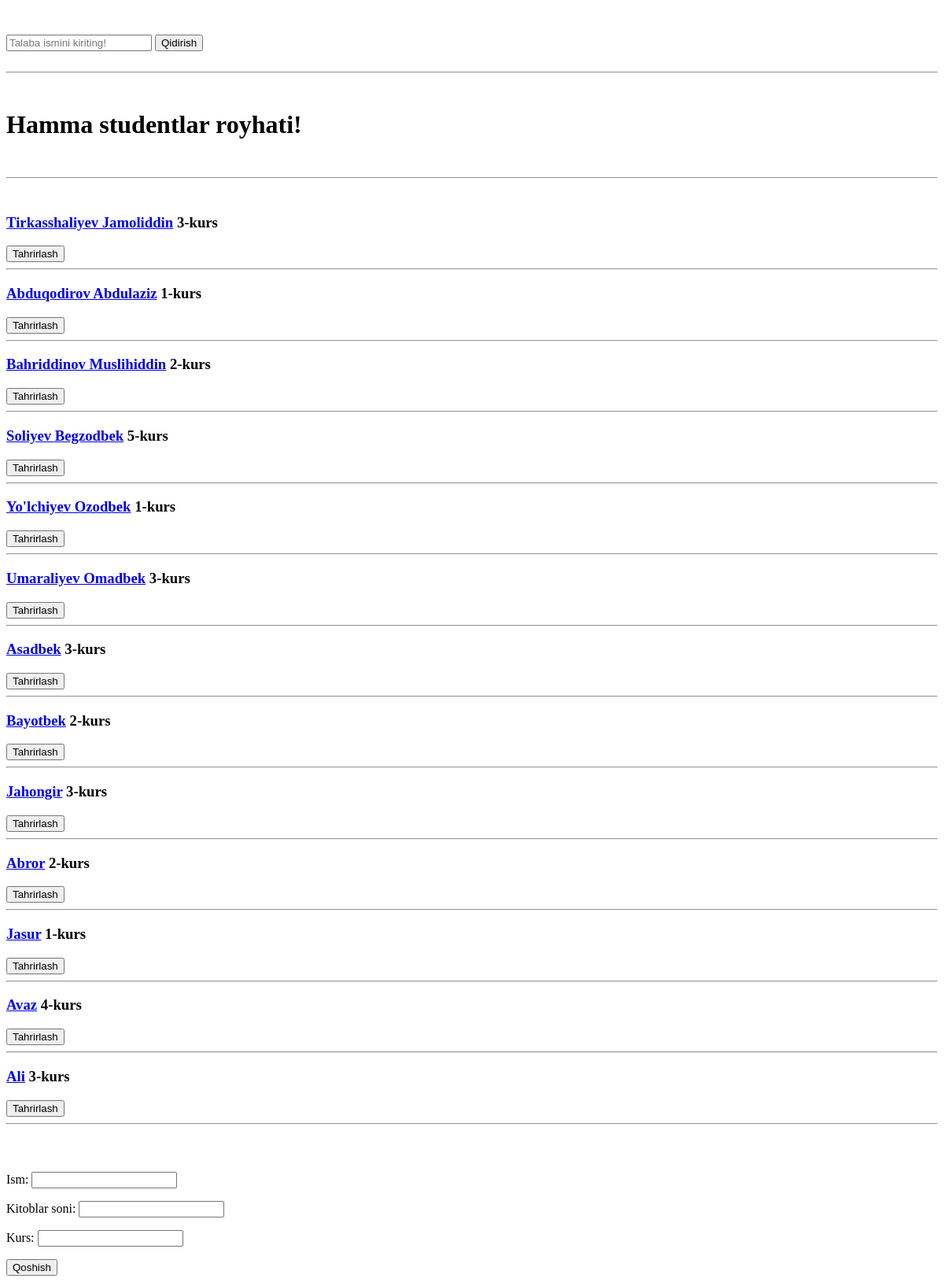
The page /student/ on the database as committed earlier.
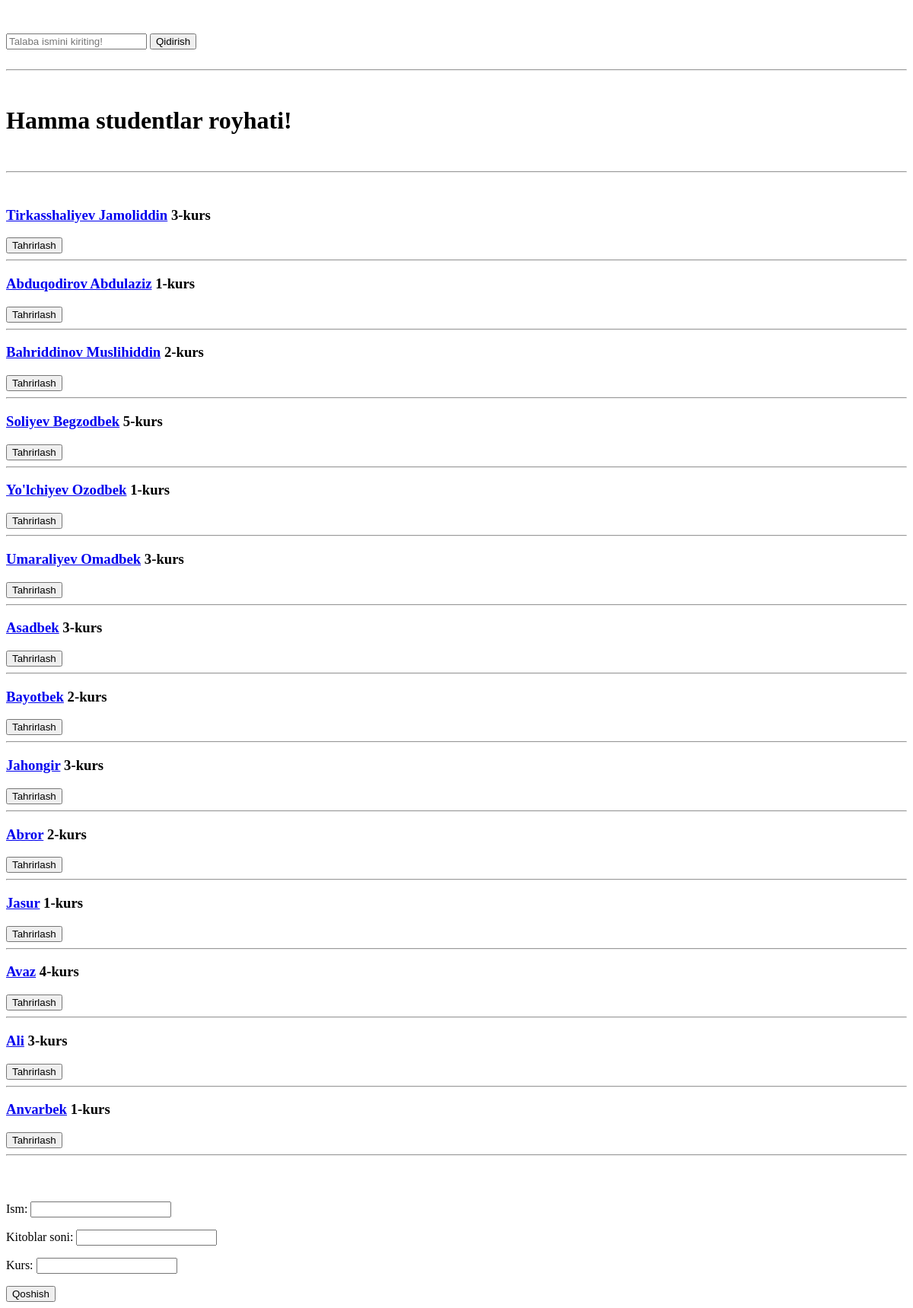
The same page on the database as committed later.
### kutuxona/models.py (models this page shows, shortened)
class Talaba(models.Model):
    ism = models.CharField(max_length=30)
    kitoblar_soni = models.PositiveSmallIntegerField(default=0)
    kurs = models.PositiveSmallIntegerField()

### kutuxona/views.py (the view, shortened to what this page needs)
# urls.py: path('student/', Student),
def Student(reqest):
    natija = Talaba.objects.all()
    kiritilgan_ism = reqest.GET.get("ismi")
    if kiritilgan_ism is not None:
        natija = Talaba.objects.filter(ism__contains=kiritilgan_ism)
    talaba = {
        "students": natija,
        'form': TalabaForm()
    }
    return render(reqest, 'Student.html', talaba)

### kutuxona/forms.py
class TalabaForm(forms.Form):
    ism = forms.CharField()
    kitoblar_soni = forms.IntegerField()
    kurs = forms.IntegerField()

### Templates/Student.html (shortened to what this page needs)
<!DOCTYPE html>
<html lang="en">
<head>
</head>
<body>
    <br>
    <br>
    <form method="get">
        <input name="ismi" type="text" placeholder="Talaba ismini kiriting!">
        <button>Qidirish</button>
    </form>
    <br>
    <hr>
    <br>
    <h1 id="sarlavha"><b>Hamma studentlar royhati!</b></h1>
    <br>
    <hr>
    <br>
    {% for student in students %}
        <h3><a href="/bitta_talaba/{{student.id}}">{{student.ism}}</a> {{student.kurs}}-kurs</h3>
        <a href="/talabalar/{{student.id}}/tahrirlash/"> <button>Tahrirlash</button></a>
        <hr>
    {% endfor %}
    <br>
    <br>
    <form method="post">{%csrf_token%}
        {{form.as_p}}
        <button>Qoshish</button>
    </form>
</body>
</html>

Rows that differ between the two databases and show on the page:
added Talaba: ism "Anvarbek", kurs "1"
